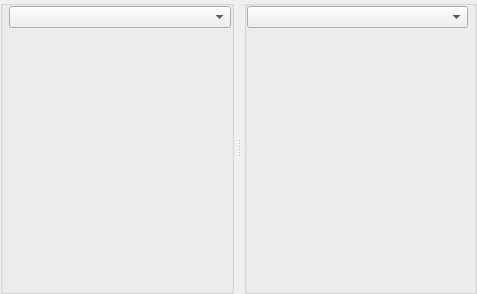
<?xml version="1.0" encoding="UTF-8"?>
<ui version="4.0">
 <class>CEditorLayoutClassic</class>
 <widget class="QWidget" name="CEditorLayoutClassic">
  <property name="geometry">
   <rect>
    <x>0</x>
    <y>0</y>
    <width>477</width>
    <height>294</height>
   </rect>
  </property>
  <property name="windowTitle">
   <string>Form</string>
  </property>
  <layout class="QGridLayout" name="gridLayout">
   <property name="leftMargin">
    <number>0</number>
   </property>
   <property name="topMargin">
    <number>0</number>
   </property>
   <property name="rightMargin">
    <number>0</number>
   </property>
   <property name="bottomMargin">
    <number>0</number>
   </property>
   <item row="0" column="0">
    <widget class="QSplitter" name="splitter">
     <property name="orientation">
      <enum>Qt::Horizontal</enum>
     </property>
     <property name="handleWidth">
      <number>10</number>
     </property>
     <widget class="QGroupBox" name="pLeftPanelGroupBox">
      <property name="sizePolicy">
       <sizepolicy hsizetype="Preferred" vsizetype="Expanding">
        <horstretch>0</horstretch>
        <verstretch>0</verstretch>
       </sizepolicy>
      </property>
      <layout class="QGridLayout" name="gridLayout_3">
       <property name="leftMargin">
        <number>0</number>
       </property>
       <property name="topMargin">
        <number>0</number>
       </property>
       <property name="rightMargin">
        <number>0</number>
       </property>
       <property name="bottomMargin">
        <number>0</number>
       </property>
       <item row="1" column="1">
        <widget class="QWidget" name="pLeftContainer" native="true">
         <property name="sizePolicy">
          <sizepolicy hsizetype="Expanding" vsizetype="Expanding">
           <horstretch>0</horstretch>
           <verstretch>0</verstretch>
          </sizepolicy>
         </property>
         <layout class="QVBoxLayout" name="verticalLayout_3">
          <property name="spacing">
           <number>0</number>
          </property>
          <property name="leftMargin">
           <number>0</number>
          </property>
          <property name="topMargin">
           <number>0</number>
          </property>
          <property name="rightMargin">
           <number>0</number>
          </property>
          <property name="bottomMargin">
           <number>0</number>
          </property>
         </layout>
        </widget>
       </item>
       <item row="0" column="1">
        <widget class="QComboBox" name="pLeftComboBox"/>
       </item>
       <item row="0" column="0" rowspan="2">
        <widget class="CEditorActionBar" name="pActionBarLeft" native="true">
         <property name="sizePolicy">
          <sizepolicy hsizetype="Minimum" vsizetype="Minimum">
           <horstretch>0</horstretch>
           <verstretch>0</verstretch>
          </sizepolicy>
         </property>
        </widget>
       </item>
      </layout>
     </widget>
     <widget class="QGroupBox" name="pRightPanelGroupBox">
      <property name="sizePolicy">
       <sizepolicy hsizetype="Preferred" vsizetype="Expanding">
        <horstretch>0</horstretch>
        <verstretch>0</verstretch>
       </sizepolicy>
      </property>
      <layout class="QGridLayout" name="gridLayout_4">
       <property name="leftMargin">
        <number>0</number>
       </property>
       <property name="topMargin">
        <number>0</number>
       </property>
       <property name="rightMargin">
        <number>0</number>
       </property>
       <property name="bottomMargin">
        <number>0</number>
       </property>
       <item row="1" column="0">
        <widget class="QWidget" name="pRightContainer" native="true">
         <property name="sizePolicy">
          <sizepolicy hsizetype="Expanding" vsizetype="Expanding">
           <horstretch>0</horstretch>
           <verstretch>0</verstretch>
          </sizepolicy>
         </property>
         <layout class="QVBoxLayout" name="verticalLayout_4">
          <property name="spacing">
           <number>0</number>
          </property>
          <property name="leftMargin">
           <number>0</number>
          </property>
          <property name="topMargin">
           <number>0</number>
          </property>
          <property name="rightMargin">
           <number>0</number>
          </property>
          <property name="bottomMargin">
           <number>0</number>
          </property>
         </layout>
        </widget>
       </item>
       <item row="0" column="0">
        <widget class="QComboBox" name="pRightComboBox"/>
       </item>
       <item row="0" column="1" rowspan="2">
        <widget class="CEditorActionBar" name="pActionBarRight" native="true">
         <property name="sizePolicy">
          <sizepolicy hsizetype="Minimum" vsizetype="Minimum">
           <horstretch>0</horstretch>
           <verstretch>0</verstretch>
          </sizepolicy>
         </property>
        </widget>
       </item>
      </layout>
     </widget>
    </widget>
   </item>
  </layout>
 </widget>
 <customwidgets>
  <customwidget>
   <class>CEditorActionBar</class>
   <extends>QWidget</extends>
   <header>Editor/EditorActionBar.h</header>
   <container>1</container>
  </customwidget>
 </customwidgets>
 <resources/>
 <connections/>
</ui>
